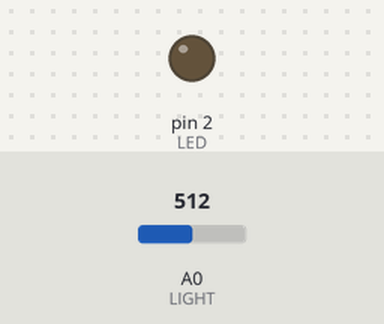
The sketch below on a simulated Arduino Uno, built with avr-gcc and run on an emulated ATmega328P. On the bench: output pins drawn as LEDs (lit = HIGH). The test bench sets the inputs (shaded band); at power-on: A0 (LIGHT) = 512.

Above: at 1.2 s.
1.3 s: A0 (LIGHT) set to 313
2.8 s: A0 (LIGHT) set to 282
At 3.1 s:
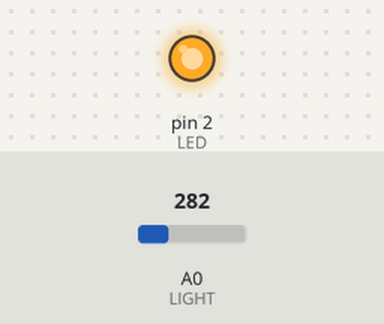
4.3 s: A0 (LIGHT) set to 306
At 5.5 s:
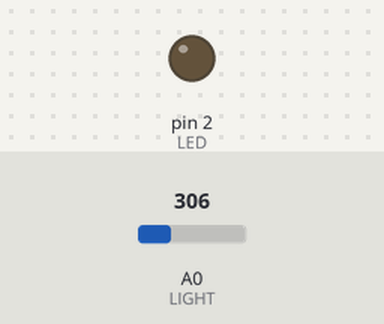
5.8 s: A0 (LIGHT) set to 290
At 6.6 s:
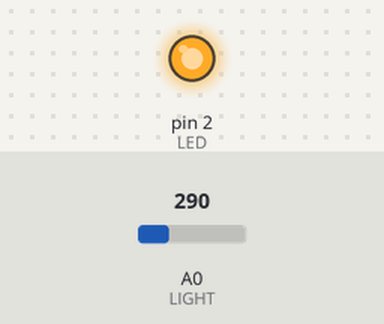
Timing chart, 0 to 8.3 s (numbered marks = the images above; inputs shaded):
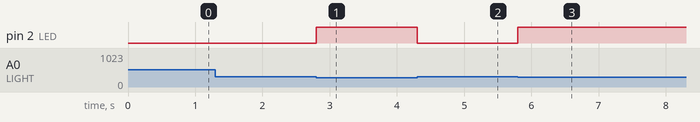

The sketch:

sample04.ino
```cpp
// LEDはデジタルピンの2番
const int LED = 2;

// 光センサはアナログピンの1番
const int LIGHT = 0;

void setup() {
  // デジタルピンを出力に設定
  pinMode(LED, OUTPUT);
}

void loop() {

  // 光センサの強さ 0～1023
  int value = analogRead(LIGHT);

  if(value < 300){
    // 2番を5V
    digitalWrite(LED, HIGH);
  }
  else{
    // 2番を0V
    digitalWrite(LED, LOW);
  }
}
```

Measured:
- the behaviour switches between 300 and 299 on A0 (LIGHT) (found by bisection; images 0 and 1)
- after the input at 1.3 s, every drawn part: stays the same
- after the input at 2.8 s, pin 2 (LED): LOW → HIGH at once
- after the input at 4.3 s, pin 2 (LED): HIGH → LOW at once
- after the input at 5.8 s, pin 2 (LED): LOW → HIGH at once
